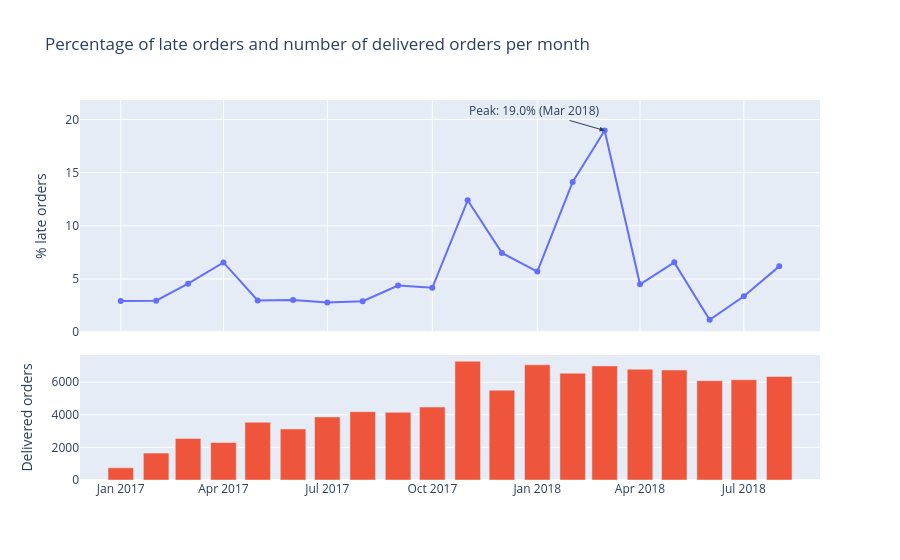

The notebook cell this image was saved under:
### Markdown cell above
## 1. How widespread is lateness?

Monthly late rate (top) and number of delivered orders (bottom).

### Code cell
monthly = q("q01_monthly_lateness.sql")
monthly["month"] = pd.to_datetime(monthly["month"])
peak = monthly.loc[monthly["perc_late_orders"].idxmax()]

fig = make_subplots(rows=2, cols=1, shared_xaxes=True, row_heights=[0.65, 0.35], vertical_spacing=0.06)
fig.add_trace(go.Scatter(x=monthly["month"], y=monthly["perc_late_orders"], mode="lines+markers",
                         name="% late"), row=1, col=1)
fig.add_trace(go.Bar(x=monthly["month"], y=monthly["n_orders"], name="Delivered orders"), row=2, col=1)
fig.add_annotation(x=peak["month"], y=peak["perc_late_orders"], showarrow=True, arrowhead=2, ax=-70, ay=-20,
                   text=f"Peak: {peak['perc_late_orders']:.1f}% ({peak['month']:%b %Y})", row=1, col=1)
fig.update_yaxes(title_text="% late orders", rangemode="tozero", row=1, col=1)
fig.update_yaxes(title_text="Delivered orders", row=2, col=1)
fig.update_layout(title="Percentage of late orders and number of delivered orders per month", showlegend=False)
save(fig, "late_rate_monthly")

### Figure 1 — Plotly figure (JSON) as saved in the notebook; plotly's stock layout.template omitted (floating-point values rounded to 4 significant figures)
{"data": [{"mode": "lines+markers", "name": "% late", "type": "scatter", "x": ["2017-01-01T00:00:00.000000", "2017-02-01T00:00:00.000000", "2017-03-01T00:00:00.000000", "2017-04-01T00:00:00.000000", "2017-05-01T00:00:00.000000", "2017-06-01T00:00:00.000000", "2017-07-01T00:00:00.000000", "2017-08-01T00:00:00.000000", "2017-09-01T00:00:00.000000", "2017-10-01T00:00:00.000000", "2017-11-01T00:00:00.000000", "2017-12-01T00:00:00.000000", "2018-01-01T00:00:00.000000", "2018-02-01T00:00:00.000000", "2018-03-01T00:00:00.000000", "2018-04-01T00:00:00.000000", "2018-05-01T00:00:00.000000", "2018-06-01T00:00:00.000000", "2018-07-01T00:00:00.000000", "2018-08-01T00:00:00.000000"], "xaxis": "x", "y": [2.933, 2.964, 4.556, 6.557, 2.99, 3.03, 2.789, 2.91, 4.386, 4.176, 12.4, 7.455, 5.701, 14.13, 18.96, 4.501, 6.564, 1.165, 3.379, 6.188], "yaxis": "y"}, {"name": "Delivered orders", "type": "bar", "x": ["2017-01-01T00:00:00.000000", "2017-02-01T00:00:00.000000", "2017-03-01T00:00:00.000000", "2017-04-01T00:00:00.000000", "2017-05-01T00:00:00.000000", "2017-06-01T00:00:00.000000", "2017-07-01T00:00:00.000000", "2017-08-01T00:00:00.000000", "2017-09-01T00:00:00.000000", "2017-10-01T00:00:00.000000", "2017-11-01T00:00:00.000000", "2017-12-01T00:00:00.000000", "2018-01-01T00:00:00.000000", "2018-02-01T00:00:00.000000", "2018-03-01T00:00:00.000000", "2018-04-01T00:00:00.000000", "2018-05-01T00:00:00.000000", "2018-06-01T00:00:00.000000", "2018-07-01T00:00:00.000000", "2018-08-01T00:00:00.000000"], "xaxis": "x2", "y": [750, 1653, 2546, 2303, 3545, 3135, 3872, 4193, 4150, 4478, 7288, 5513, 7069, 6555, 7003, 6798, 6749, 6096, 6156, 6351], "yaxis": "y2"}], "layout": {"annotations": [{"arrowhead": 2, "ax": -70, "ay": -20, "showarrow": true, "text": "Peak: 19.0% (Mar 2018)", "x": "2018-03-01T00:00:00", "xref": "x", "y": 18.96, "yref": "y"}], "showlegend": false, "title": {"text": "Percentage of late orders and number of delivered orders per month"}, "xaxis": {"anchor": "y", "domain": [0, 1], "matches": "x2", "showticklabels": false}, "xaxis2": {"anchor": "y2", "domain": [0, 1]}, "yaxis": {"anchor": "x", "domain": [0.389, 1], "rangemode": "tozero", "title": {"text": "% late orders"}}, "yaxis2": {"anchor": "x2", "domain": [0, 0.329], "title": {"text": "Delivered orders"}}}}
